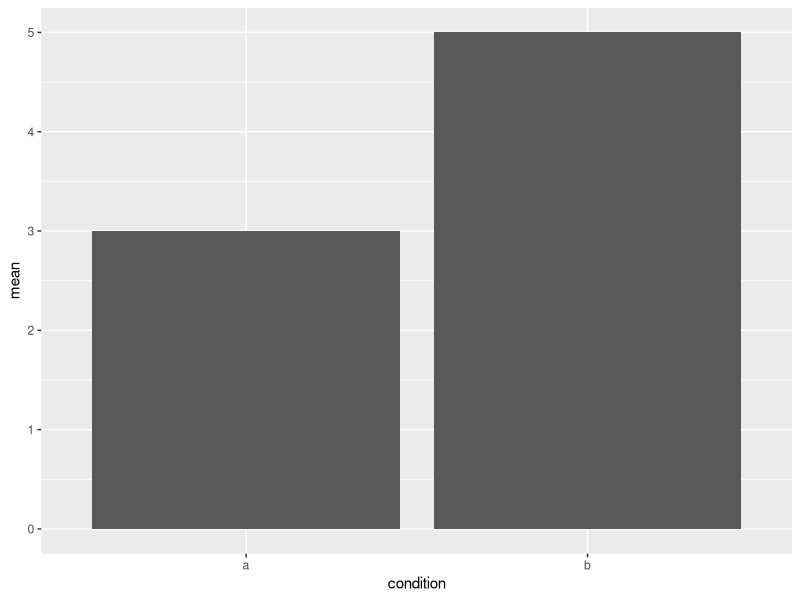

This figure's R source:
## ---- chunk 1
original_numbers <- 1:10
original_numbers

doubled_numbers <- original_numbers * 2
doubled_numbers
## ---- chunk 2
mean(original_numbers)
mean(doubled_numbers)
## ---- chunk 3
sqrt(mean(original_numbers))
## ---- chunk 4
seq(from = 1, to = 10, by = 2)
## ---- chunk 5
seq(1, 10, 2)
## ---- chunk 6
#| include: false
library(ggplot2)
library(dplyr)
library(tidyr)
my_data <- data.frame(a = c(3, 3, 3),
                      b = c(5, 5, 5))
## ---- chunk 7
my_data |> 
  pivot_longer(everything(),
               names_to = "condition",
               values_to = "score") |> 
  summarize(mean = mean(score),
            .by = condition) |> 
  ggplot(aes(x = condition, y = mean)) +
  geom_col()

